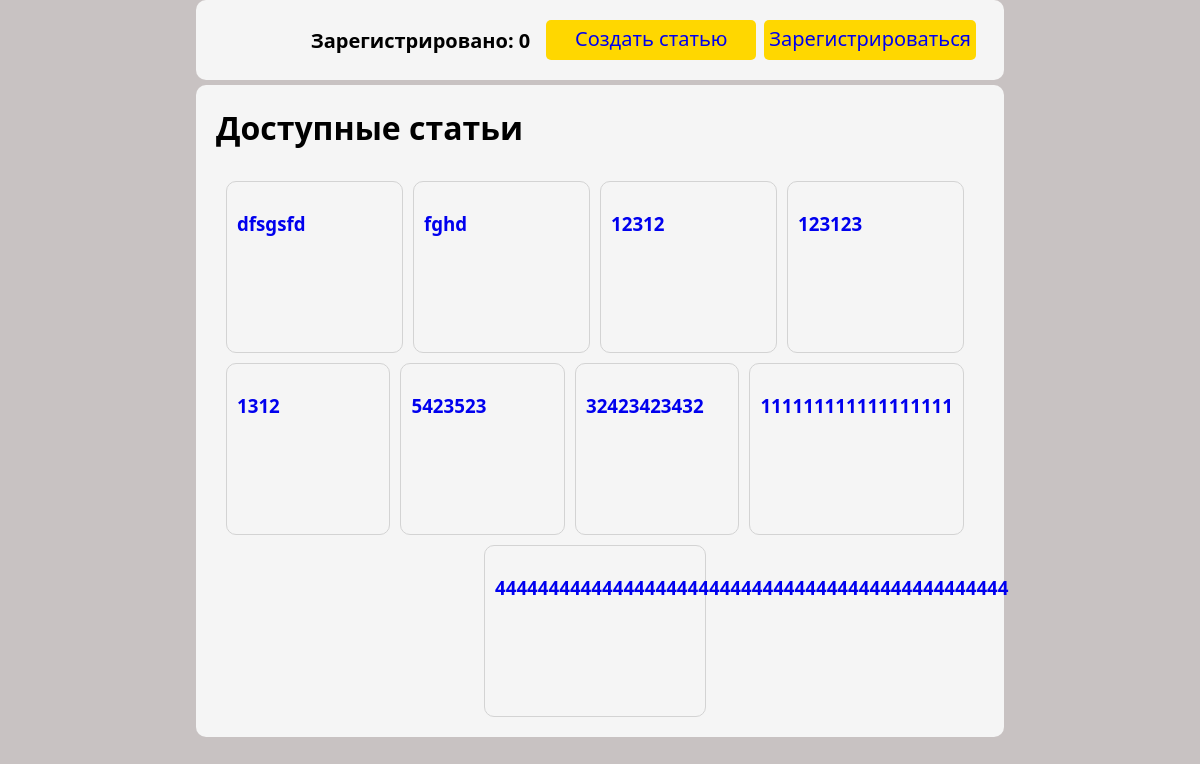
The app's page /index, older data.
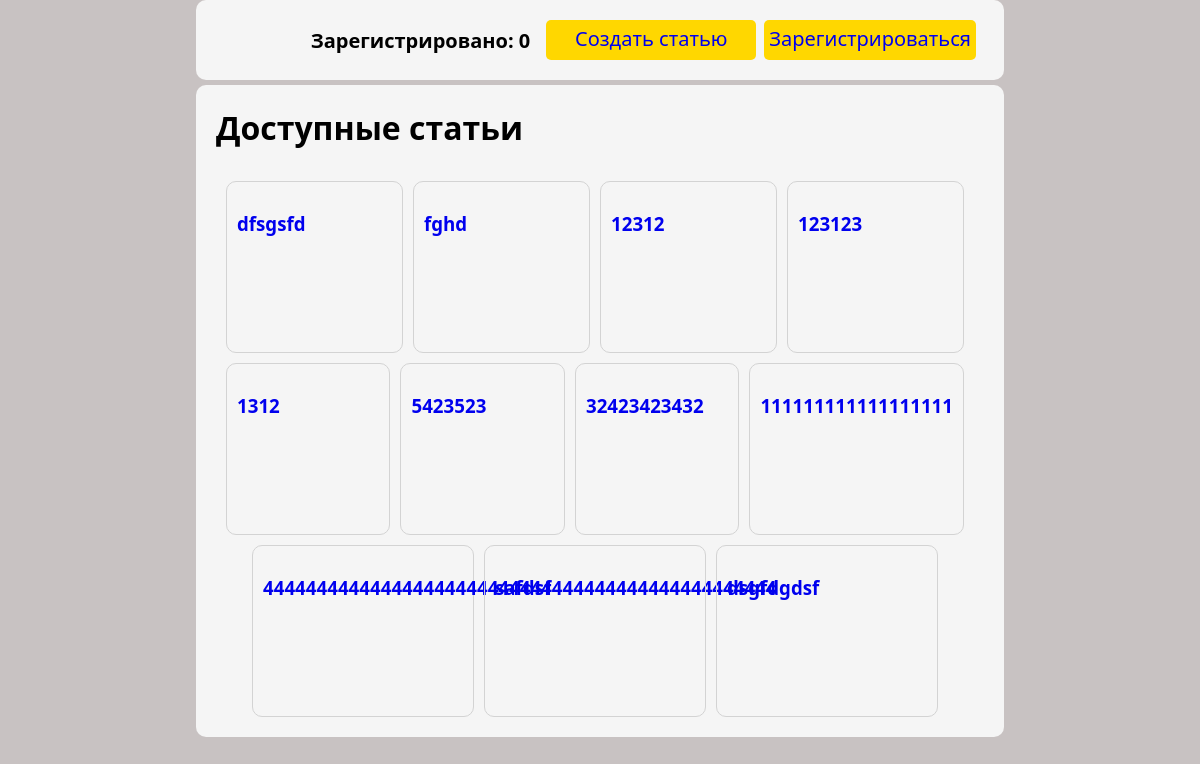
The same page, newer data.
### tables this page shows
CREATE TABLE articles (
            id INTEGER PRIMARY KEY AUTOINCREMENT,
            title TEXT NOT NULL,
            content TEXT NOT NULL,
            filename TEXT
        );

### app.py (the view)
@app.route("/")
@app.route("/index")
def index():
    articles = Database.get_all_articles()
    count_in_group = 4
    groups = []
    for i in range(0, len(articles), count_in_group): # 0, 4, 8, 12, ...
        groups.append(articles[i:i+count_in_group]) # [0:4], [4:8], [8:12], ...
    return render_template(
        "index.html",
        groups=groups,
        user_count=Database.get_count_of_users()
    )

### database.py (called while the page is built)
    @staticmethod
    def fetchall(sql_code: str, params: tuple = ()):
        conn = sqlite3.connect(Database.db_path)
        cursor = conn.cursor()
        cursor.execute(sql_code, params)
        return cursor.fetchall()

    @staticmethod
    def get_all_articles():
        articles = []
        for (id, title, content, image) in Database.fetchall(
                "SELECT * FROM articles"):
            articles.append(
                Article(
                    title=title,
                    content=content,
                    image=image,
                    id=id
                )
            )
        return articles

    @staticmethod
    def get_count_of_users():
        count = Database.fetchall("SELECT COUNT(*) FROM users")[0][0]
        return count

### templates/index.html (shortened to what this page needs)
<!DOCTYPE html>
<html lang="en">
<head>
    <link rel="stylesheet" href="{{ url_for('static', filename='css/style.css') }}">
    <link rel="stylesheet" href="{{ url_for('static', filename='css/article_table.css') }}">
</head>
<body>
    <div class="main">
        <div class="header">
            <div class="header_user_count">
                Зарегистрировано: {{ user_count }}
            </div>
            <a
                class="header_btn"
                href="{{ url_for('create_article') }}"
            >Создать статью</a>
            <a
                class="header_btn"
                href="{{ url_for('register') }}"
            >Зарегистрироваться</a>
        </div>
        <div class="article_list">
            <h1>Доступные статьи</h1>
            <div class="article_table">
                {% for article_group in groups %}
                <div class="article_table_row">
                    {% for article in article_group %}
                    <a
                        class="article_card"
                        href="{{ url_for('get_article', title=article.title) }}">
                        <h3>{{ article.title }}</h3>
                    </a>
                    {% endfor %}
                </div>
                {% endfor %}
            </div>
        </div>
    </div>
</body>
</html>

Row changes from the older to the newer data that the page shows:
added articles: title "safdsf"
added articles: title "dsgfdgdsf"
